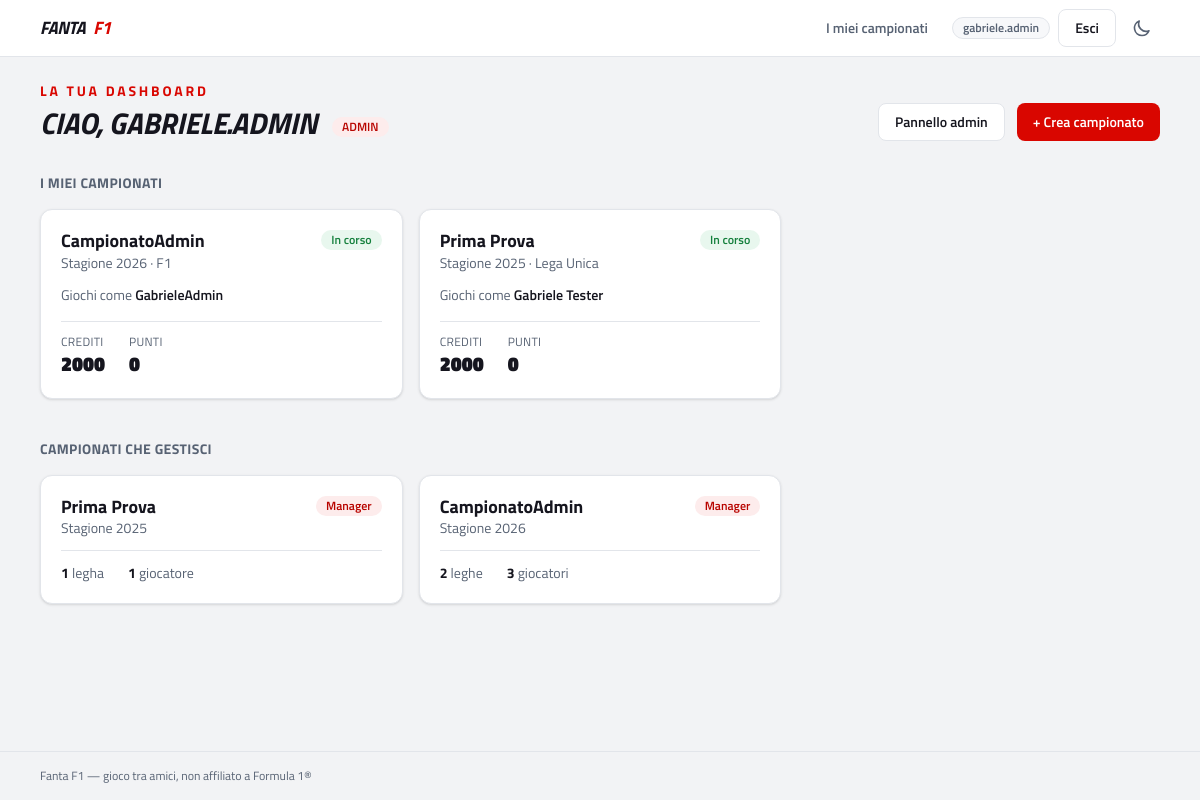
The app's page /dashboard/account/ (signed in), older data.
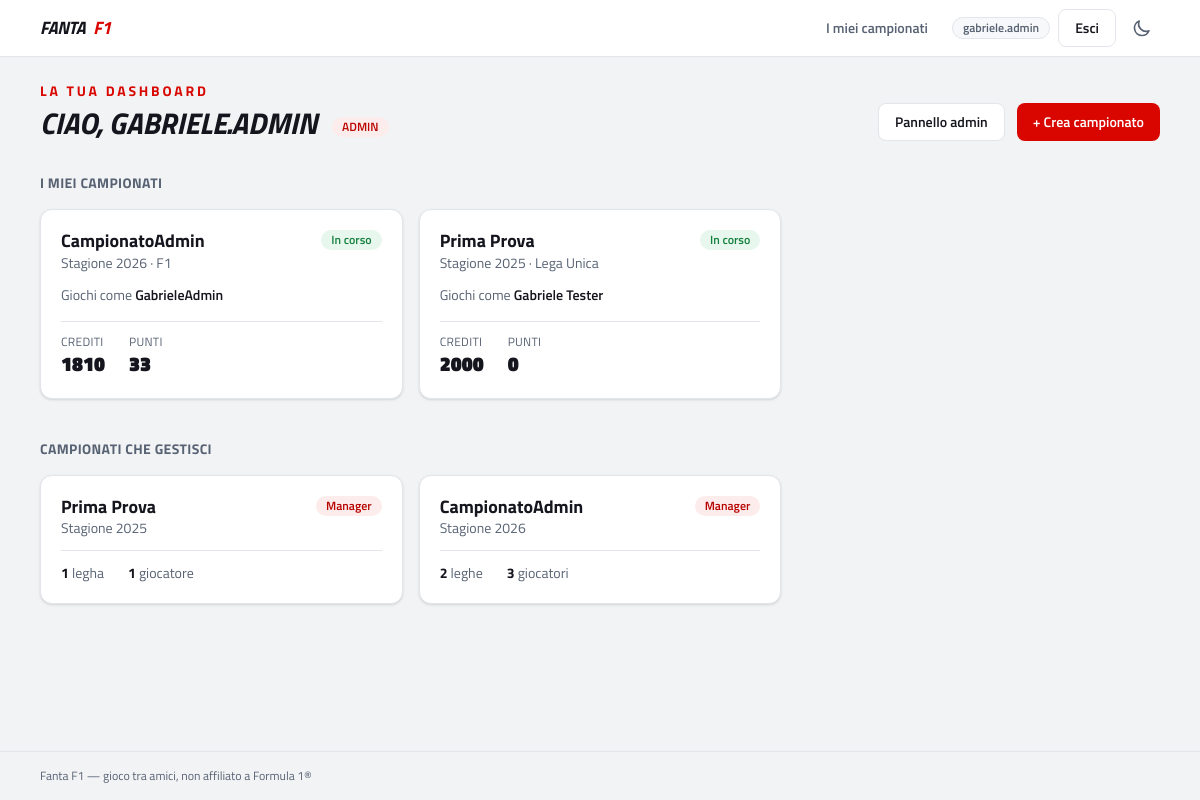
The same page, newer data.
### fantaApp/models.py (models this page shows, shortened)
class ChampionshipPlayer(models.Model):
    user = models.ForeignKey(CustomUser, on_delete=models.CASCADE)
    championship = models.ForeignKey(Championship, on_delete=models.PROTECT, related_name='participants')
    league = models.ForeignKey(League, on_delete=models.PROTECT, related_name='participants')
    player_name = models.CharField(max_length=50)
    available_credit = models.IntegerField(default=2000)
    total_score = models.IntegerField(default=0)
    joined_at = models.DateTimeField(auto_now_add=True)
    class Meta:
        unique_together = [('user', 'championship'), ('player_name', 'championship')]

class Championship(models.Model):
    name = models.CharField(max_length=100)
    year = models.IntegerField()
    active = models.BooleanField(default=True)
    is_private = models.BooleanField(default=True)
    created_at = models.DateTimeField(auto_now_add=True)
    class Meta:
        unique_together = [('name', 'year')]

class League(models.Model):
    championship = models.ForeignKey(Championship, on_delete=models.CASCADE, related_name='leagues')
    name = models.CharField(max_length=100)
    created_at = models.DateTimeField(auto_now_add=True)

### fantaApp/views/dashboard.py (the view)
# urls.py: path("dashboard/account/", dashboard.user_dashboard, name = 'user_dashboard'),
@login_required
def user_dashboard(request):
    user = request.user
    championship = ChampionshipPlayer.objects.filter(
        user=user
    ).select_related('championship', 'league').order_by('championship__active','-championship__year')
    context = {
        "user": user,
        "championship": championship,
        "is_admin": user.user_type == "admin",
        "is_staff": user.user_type == "staff",
        "is_premium": user.user_type == "premium"
    }
    return render(request, "fantaApp/user_dashboard.html", context)

### fantaApp/templates/fantaApp/user_dashboard.html (shortened to what this page needs)
{% extends 'fantaApp/base.html' %}
{% block content %}
<div class="mb-8 flex flex-wrap items-end justify-between gap-4">
  <div>
    <p class="text-sm font-bold uppercase tracking-[0.2em] text-accent">La tua dashboard</p>
    <h1 class="mt-1 text-3xl font-black uppercase italic">
      Ciao, {{ user.username }}
      {% if is_admin %}<span class="badge-accent ml-2 align-middle not-italic">Admin</span>
      {% elif is_staff %}<span class="badge-accent ml-2 align-middle not-italic">Staff</span>
      {% elif is_premium %}<span class="badge-warn ml-2 align-middle not-italic">Premium</span>{% endif %}
    </h1>
  </div>
  <div class="flex gap-3">
    {% if is_admin or is_staff %}
      <a href="{% url 'admin:index' %}" class="btn-secondary">Pannello admin</a>
    {% endif %}
    <a href="{% url 'create_championship' %}" class="btn-primary">+ Crea campionato</a>
  </div>
</div>
<h2 class="mb-4 text-sm font-bold uppercase tracking-wide text-muted">I miei campionati</h2>
<div class="grid gap-4 sm:grid-cols-2 lg:grid-cols-3">
  {% for e in championship %}
    <a href="{% url 'championship_dashboard' e.championship.id %}"
       class="card-pad group transition-shadow hover:shadow-md hover:border-accent/50">
      <div class="mb-3 flex items-start justify-between gap-2">
        <div>
          <h3 class="text-lg font-bold leading-tight group-hover:text-accent">
            {{ e.championship.name }}
          </h3>
          <p class="text-sm text-muted">Stagione {{ e.championship.year }} · {{ e.league.name }}</p>
        </div>
        {% if e.championship.active %}
          <span class="badge-ok shrink-0">In corso</span>
        {% else %}
          <span class="badge-muted shrink-0">Concluso</span>
        {% endif %}
      </div>
      <p class="mb-4 text-sm text-muted">Giochi come <span class="font-semibold text-ink">{{ e.player_name }}</span></p>
      <div class="flex gap-6 border-t border-line pt-3">
        <div>
          <p class="text-xs uppercase tracking-wide text-muted">Crediti</p>
          <p class="text-xl font-black">{{ e.available_credit }}</p>
        </div>
        <div>
          <p class="text-xs uppercase tracking-wide text-muted">Punti</p>
          <p class="text-xl font-black">{{ e.total_score }}</p>
        </div>
      </div>
    </a>
  {% endfor %}
</div>
{% if user.championshipmanager_set.all %}
  <h2 class="mb-4 mt-10 text-sm font-bold uppercase tracking-wide text-muted">Campionati che gestisci</h2>
  <div class="grid gap-4 sm:grid-cols-2 lg:grid-cols-3">
    {% for m in user.championshipmanager_set.all %}
      <a href="{% url 'championship_dashboard' m.championship.id %}"
         class="card-pad group transition-shadow hover:shadow-md hover:border-accent/50">
        <div class="mb-3 flex items-start justify-between gap-2">
          <div>
            <h3 class="text-lg font-bold leading-tight group-hover:text-accent">
              {{ m.championship.name }}
            </h3>
            <p class="text-sm text-muted">Stagione {{ m.championship.year }}</p>
          </div>
          <span class="badge-accent shrink-0">Manager</span>
        </div>
        <div class="flex gap-6 border-t border-line pt-3 text-sm text-muted">
          <span><strong class="text-ink">{{ m.championship.leagues.count }}</strong> legh{{ m.championship.leagues.count|pluralize:"a,e" }}</span>
          <span><strong class="text-ink">{{ m.championship.participants.count }}</strong> giocator{{ m.championship.participants.count|pluralize:"e,i" }}</span>
        </div>
      </a>
    {% endfor %}
  </div>
{% endif %}
{% endblock %}

Row changes from the older to the newer data that the page shows:
changed ChampionshipPlayer "GabrieleAdmin": available_credit "2000" → "1810"; total_score "0" → "33"
